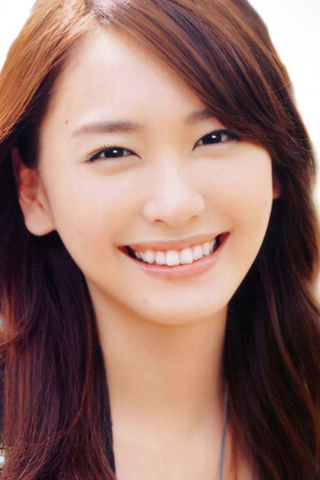
#> input picture 20220429_图片大小调整/imgs/1.jpg, 320 x 480 px
$ python img_resize.py -i imgs/1.jpg
#> lines starting #> are read from the running program, lines starting #| are printed output that depends on the picture
#> further down, src is the input picture: shape (480, 320, 3); mean B, G, R 102.8, 111.2, 146.1
import imp
import cv2
import os
from PIL import Image
import matplotlib.pyplot as plt
import argparse

from sympy import arg


def pad(image, min_height, min_width):

    h, w, _ = image.shape
    """ 图片边填充 """
    if h < min_height:
        h_pad_top = int((min_height - h) / 2.0)
        h_pad_bottom = min_height - h - h_pad_top
    else:
        h_pad_top = 0
        h_pad_bottom = 0
    if w < min_width:
        w_pad_left = int((min_width - w) / 2.0)
        w_pad_right = min_width - w - w_pad_left
    else:
        w_pad_left = 0
        w_pad_right = 0

    return cv2.copyMakeBorder(image, h_pad_top,
                              h_pad_bottom,
                              w_pad_left, w_pad_right,
                              cv2.BORDER_CONSTANT,
                              value=(255, 255, 255),
                              )


def resize(src, limit_w, limit_h, resize_type=4):

#> called with limit_w = 480, limit_h = 480, resize_type = 5
    h, w, _ = src.shape
#> h = 480; w = 320
    resized_img =  src
    if resize_type == 0:  ##### 固定高, 宽自适应
        limit_length = limit_h
        H = limit_length
        W = int(w * (limit_length / h))
        resized_img = cv2.resize(src, (W, H), cv2.INTER_AREA)

    elif resize_type == 1:  ##### 固定宽,高自适应
        limit_length = limit_w
        W = limit_length
        H = int(h * (limit_length / w))
        resized_img = cv2.resize(src, (W, H), cv2.INTER_AREA)

    elif resize_type == 2:  ######## 固定最大边长
        limit_length = limit_w
        r = limit_length / max(h, w)
        W = int(r * w)
        H = int(r * h)
        resized_img = cv2.resize(src, (W, H), cv2.INTER_AREA)

    elif resize_type == 3:  ######## 固定最小边长
        limit_length = limit_w
        r = limit_length / min(h, w)
        W = int(r * w)
        H = int(r * h)
        resized_img = cv2.resize(src, (W, H), cv2.INTER_AREA)

    elif resize_type == 4:####### 强制拉伸
        resized_img = cv2.resize(src, (limit_w, limit_h), cv2.INTER_AREA)

    elif resize_type == 5:  ####### 等比例拉伸
        r = max(limit_h, limit_w) / max(h, w)
#> r = 1
        W = int(r * w)
#> W = 320
        H = int(r * h)
#> H = 480
        resized_img =  pad(cv2.resize(src, (W, H), cv2.INTER_AREA), limit_h, limit_w)
#> in pad, `return cv2.copyMakeBorder(image, h_pad_top, h_pad_bottom, w_pad_left, ..`:
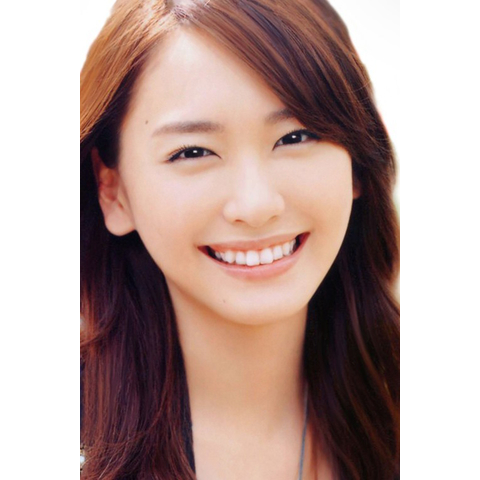
#> returned value: shape (480, 480, 3); mean of channels 0, 1, 2 153.5, 159.1, 182.4; drawn as B, G, R


    else:
        print(f"输入错误：{resize_type}")


    return resized_img


if __name__ == '__main__':

    parser = argparse.ArgumentParser()
    parser.add_argument("--image", '-i', type=str)
    parser.add_argument("--type", '-t', type=int, choices=[0,1,2,3,4,5], default=5)
    parser.add_argument("--hight", '-mh', type=int, default=480)
    parser.add_argument("--wight", '-mw', type=int)
    parser.add_argument("--out", "-o", type=str)

    args = parser.parse_args()
    input_path = args.image
    resize_type = args.type
    hight = args.hight
    wight = args.wight
    save_path = args.out
    if not save_path:
        save_path = os.path.join("./result",  os.path.basename(input_path))
    if not wight:
        wight = hight

    src = cv2.imread(input_path)
    resized_img = resize(src, wight, hight, resize_type)
    cv2.imwrite(save_path, resized_img)

    print(f"结果：{save_path}")
